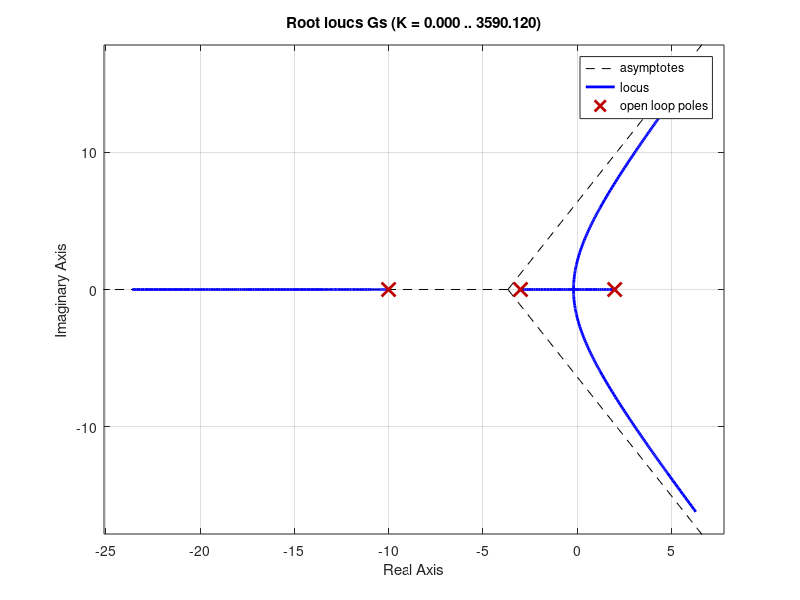

MATLAB code for this plot:
clear all #fechar variaveis
close all #fechar figuras
clc #limpar comandos

pkg load control

#Funcao de Transferencia da Planta
#utilizando o comando poly()
Ngp = 2;
Dgp = poly([2;-3]);
Gp = tf(Ngp,Dgp)

#Funcao de Transferencia do Sensor
#utilizando o formato de vetor
Nh = [0.1];
Dh = [0.1 1];
H = tf(Nh,Dh)

#Pela definicao: 1 + K.G = 0
#No sistema, temos: 1 + Gc.Gp.H = 0

#Gc = Kp    ...(Ganho no sistema)
#Gs = Gp.H  ...(Funcao de TRansferencia Resultante do Sistema)                   

#Definindo a Funcao de Transferencia do sistema
Gs = series(Gp,H)

#Plotando o Lugar das Raizes
figure(1)
rlocus(Gs)

#Pelo comando rlocfind()
#utlize o comando a seguir na "Janela de Comando": [K, polos] = rlocfind(Gs)